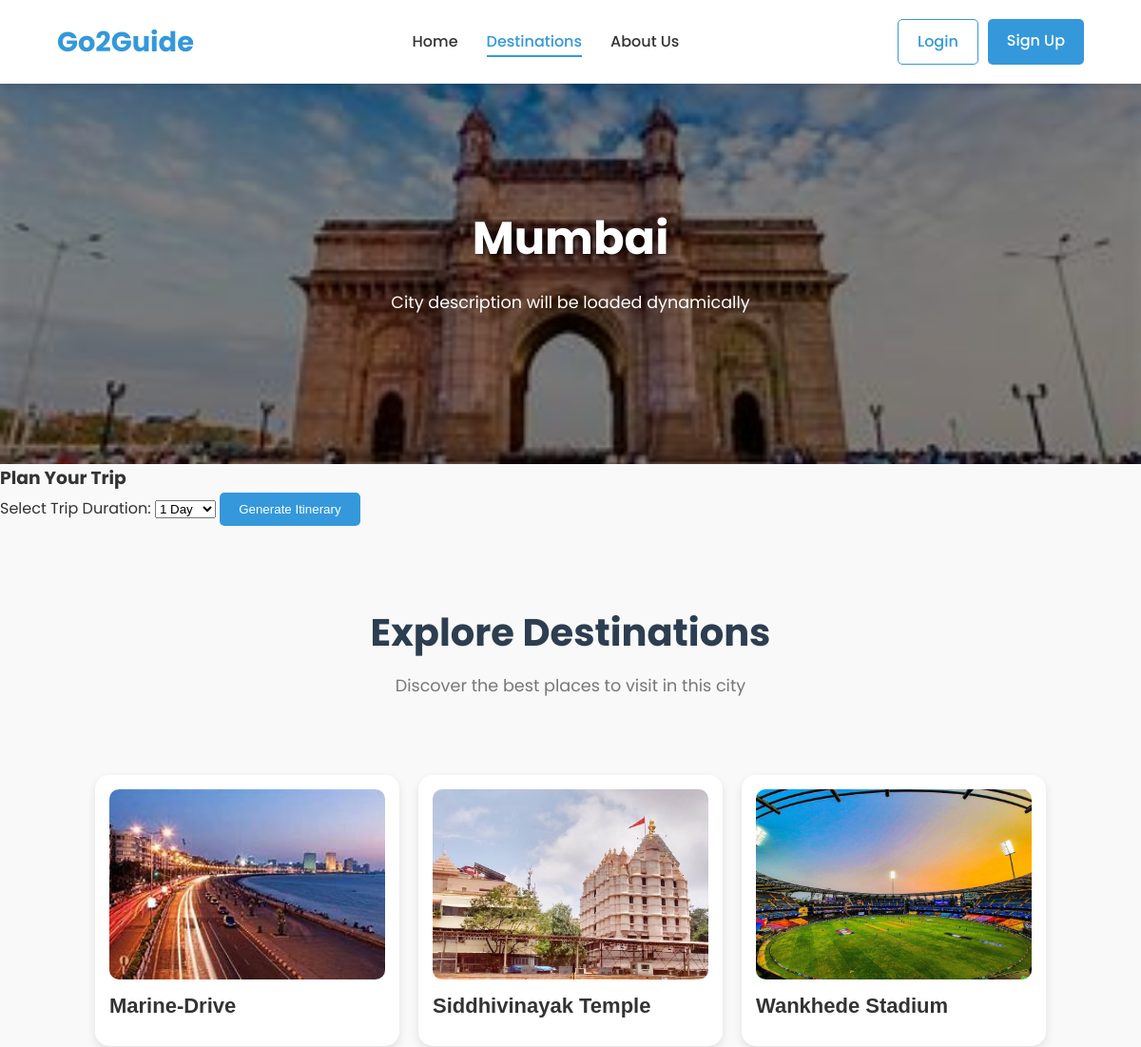
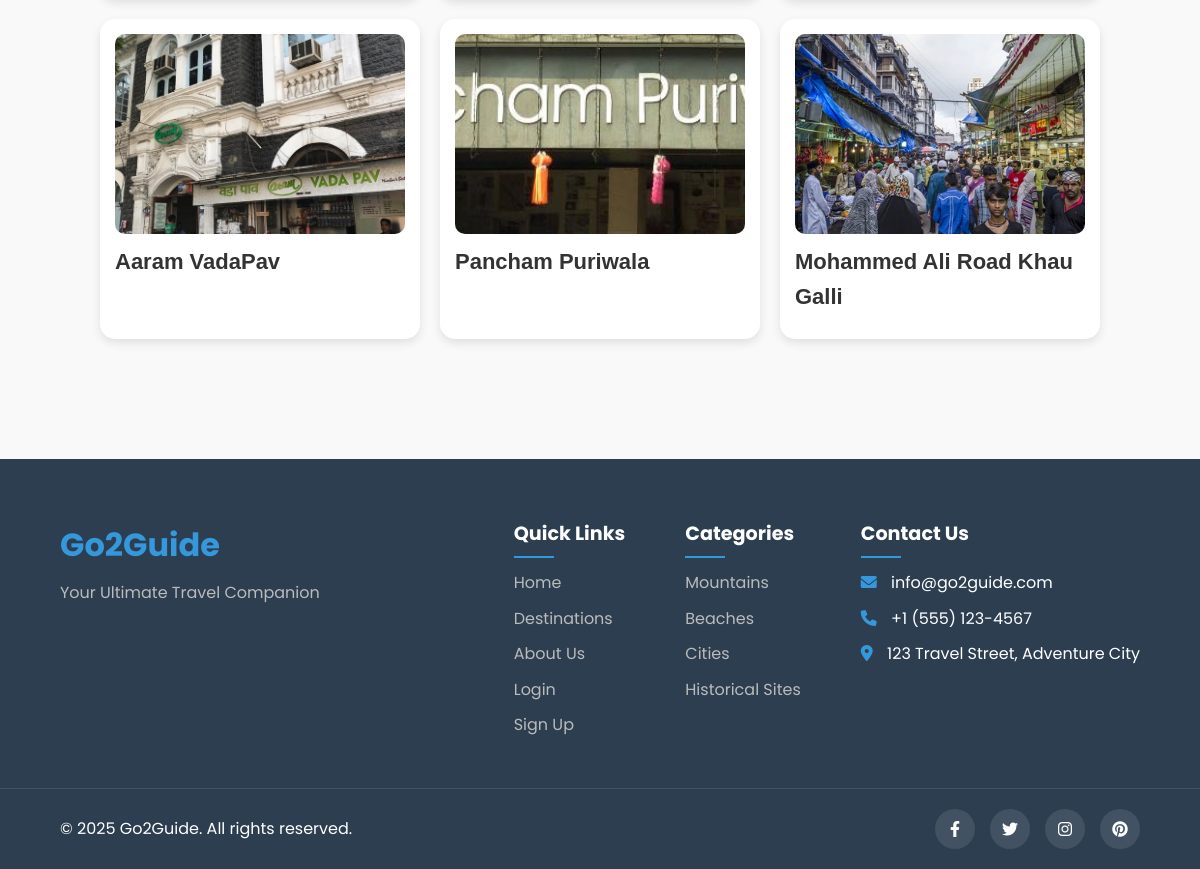
Screenshot of /city_detail/Mumbai with the database file from the repository (2 pictures, top to bottom).
### city/models.py (models this page shows)
class City(models.Model):
    name=models.CharField(max_length=50)
    image=models.FileField(upload_to="city/", max_length=500,null=True, default=None)
    category=models.CharField(max_length=50)
    description=HTMLField()

### location/models.py (models this page shows, shortened)
class Destination(models.Model):
    name = models.CharField(max_length=255)
    city=models.CharField(max_length=100)
    description =HTMLField()
    image = models.ImageField(upload_to='destinations/', max_length=500,null=True, default=None)
    location = models.CharField(max_length=255)
    latitude = models.FloatField()
    longitude = models.FloatField()
    rating = models.FloatField()
    precautions = models.TextField()
    duration_hours = models.FloatField(default=2.0, help_text="Average time (in hours) a visitor spends here.")

### pbl/views.py (the view)
# urls.py: path('city_detail/<C>',views.City_detail),
def City_detail(request, C):
    city_detail=City.objects.filter(name=C)
    location=Destination.objects.filter(city=C)
    data={'City_detail':city_detail,'Location':location}
    return render(request,'city_detail.html', data)

### templates/city_detail.html (shortened to what this page needs)
<!DOCTYPE html>
<html lang="en">
<head>
    <link rel="stylesheet" href="/static/css/styles.css">
    <link rel="stylesheet" href="/static/css/destinations.css">
    <link rel="stylesheet" href="https://cdnjs.cloudflare.com/ajax/libs/font-awesome/6.0.0-beta3/css/all.min.css">
</head>
<body>
    <header>
        <nav class="navbar">
            <div class="logo">
                <a href="../../index.html">Go2Guide</a>
            </div>
            <div class="nav-links">
                <ul>
                    <li><a href="/home">Home</a></li>
                    <li><a href="/d" class="active">Destinations</a></li>
                    <li><a href="/about-us">About Us</a></li>
                </ul>
            </div>
            <div class="auth-links">
                <a href="../auth/login.html" class="btn btn-login">Login</a>
                <a href="../auth/signup.html" class="btn btn-signup">Sign Up</a>
            </div>
        </nav>
    </header>
    <main>
        <section class="city-header">
            {% for n in City_detail %}
            <div class="city-header-img">
                <img src="/media/{{ n.image }}" alt="{{City.image}}">
            </div>
            <div class="city-header-content">
                <h1>{{n.name}}</h1>
                <p>City description will be loaded dynamically</p>
            </div>
            {% endfor %}
        </section>
        <div class="itinerary-form">
            {% for n in City_detail %}
            <h3>Plan Your Trip</h3>
            <form action="/generate_itinerary/" method="get">
                <label for="days">Select Trip Duration:</label>
                <select name="days" id="days">
                    <option value="1">1 Day</option>
                </select>
                <button type="submit" class="btn">Generate Itinerary</button>
            </form>
            {% endfor %}
        </div>
        <section class="city-locations">
            <div class="section-header">
                <h2>Explore Destinations</h2>
                <p>Discover the best places to visit in this city</p>
            </div>
            <div class="location-grid">
                <div class="location-grid">
                    {% for m in Location %}
                    <a href="/location_detail/{{ m.name }}" class="location-card">
                        <img src="/media/{{ m.image }}" alt="{{ m.name }}">
                        <h1>{{ m.name }}</h1>
                    </a>
                    {% endfor %}
                </div>
            </div>
        </section>
    </main>
    <footer>
        <div class="footer-content">
            <div class="footer-logo">
                <h2>Go2Guide</h2>
                <p>Your Ultimate Travel Companion</p>
            </div>
            <div class="footer-links">
                <div class="footer-column">
                    <h3>Quick Links</h3>
                    <ul>
                        <li><a href="/home">Home</a></li>
                        <li><a href="/d">Destinations</a></li>
                        <li><a href="/about-us">About Us</a></li>
                        <li><a href="/">Login</a></li>
                        <li><a href="/register">Sign Up</a></li>
                    </ul>
                </div>
                <div class="footer-column">
                    <h3>Categories</h3>
                    <ul>
                        <li><a href="/category_detail/Mountains">Mountains</a></li>
                        <li><a href="/category_detail/Beaches">Beaches</a></li>
                        <li><a href="/category_detail/Cities">Cities</a></li>
                        <li><a href="/category_detail/Historical Sites">Historical Sites</a></li>
                    </ul>
                </div>
                <div class="footer-column">
                    <h3>Contact Us</h3>
                    <ul>
                        <li><i class="fas fa-envelope"></i> info@go2guide.com</li>
                        <li><i class="fas fa-phone"></i> +1 (555) 123-4567</li>
                        <li><i class="fas fa-map-marker-alt"></i> 123 Travel Street, Adventure City</li>
                    </ul>
                </div>
            </div>
        </div>
        <div class="footer-bottom">
            <p>&copy; 2025 Go2Guide. All rights reserved.</p>
            <div class="social-icons">
                <a href="#"><i class="fab fa-facebook-f"></i></a>
                <a href="#"><i class="fab fa-twitter"></i></a>
                <a href="#"><i class="fab fa-instagram"></i></a>
                <a href="#"><i class="fab fa-pinterest"></i></a>
            </div>
        </div>
    </footer>
</body>
</html>

### static/css/styles.css (style rules this page uses)
:root { --primary-color: #3498db; --secondary-color: #2ecc71; --accent-color: #f39c12; --dark-color: #2c3e50; --light-color: #ecf0f1; --text-color: #333; --light-text: #fff; --shadow: 0 4px 6px rgba(0, 0, 0, 0.1); --transition: all 0.3s ease; }
* { margin: 0; padding: 0; box-sizing: border-box; }
body { font-family: 'Poppins', sans-serif; line-height: 1.6; color: var(--text-color); background-color: #f9f9f9; }
a { text-decoration: none; color: inherit; }
ul { list-style: none; }
img { max-width: 100%; height: auto; display: block; }
.btn { display: inline-block; padding: 10px 20px; background-color: var(--primary-color); color: var(--light-text); border-radius: 5px; font-weight: 500; transition: var(--transition); border: none; cursor: pointer; }
.section-header { text-align: center; margin-bottom: 40px; }
.section-header h2 { font-size: 2.5rem; margin-bottom: 10px; color: var(--dark-color); }
.section-header p { color: #777; font-size: 1.1rem; }
header { background-color: #fff; box-shadow: var(--shadow); position: sticky; top: 0; z-index: 1000; }
.navbar { display: flex; justify-content: space-between; align-items: center; padding: 20px 5%; max-width: 1400px; margin: 0 auto; }
.logo a { font-size: 1.8rem; font-weight: 700; color: var(--primary-color); }
.nav-links ul { display: flex; }
.nav-links li { margin: 0 15px; }
.nav-links a { font-weight: 500; transition: var(--transition); position: relative; }
.nav-links a:hover, .nav-links a.active { color: var(--primary-color); }
.nav-links a::after { content: ''; position: absolute; bottom: -5px; left: 0; width: 0; height: 2px; background-color: var(--primary-color); transition: var(--transition); }
.nav-links a:hover::after, .nav-links a.active::after { width: 100%; }
.auth-links { display: flex; gap: 10px; }
.btn-login { background-color: transparent; color: var(--primary-color); border: 1px solid var(--primary-color); }
footer { background-color: var(--dark-color); color: var(--light-text); padding-top: 60px; }
.footer-content { display: flex; flex-wrap: wrap; justify-content: space-between; max-width: 1400px; margin: 0 auto; padding: 0 5% 40px; border-bottom: 1px solid rgba(255, 255, 255, 0.1); }
.footer-logo h2 { font-size: 2rem; margin-bottom: 10px; color: var(--primary-color); }
.footer-logo p { color: #bbb; }
.footer-links { display: flex; flex-wrap: wrap; gap: 60px; }
.footer-column h3 { font-size: 1.2rem; margin-bottom: 20px; position: relative; }
.footer-column h3::after { content: ''; position: absolute; bottom: -8px; left: 0; width: 40px; height: 2px; background-color: var(--primary-color); }
.footer-column ul li { margin-bottom: 10px; }
.footer-column a { color: #bbb; transition: var(--transition); }
.footer-column i { margin-right: 10px; color: var(--primary-color); }
.footer-bottom { display: flex; justify-content: space-between; align-items: center; max-width: 1400px; margin: 0 auto; padding: 20px 5%; }
.social-icons { display: flex; gap: 15px; }
.social-icons a { display: flex; align-items: center; justify-content: center; width: 40px; height: 40px; background-color: rgba(255, 255, 255, 0.1); border-radius: 50%; transition: var(--transition); }

### rows the page displays
City: image (picture), name "Mumbai"
Destination: image (picture), name "Marine-Drive"
Destination: image (picture), name "Siddhivinayak Temple"
Destination: image (picture), name "Wankhede Stadium"
Destination: image (picture), name "Aaram VadaPav"
Destination: image (picture), name "Pancham Puriwala"
Destination: image (picture), name "Mohammed Ali Road Khau Galli"
